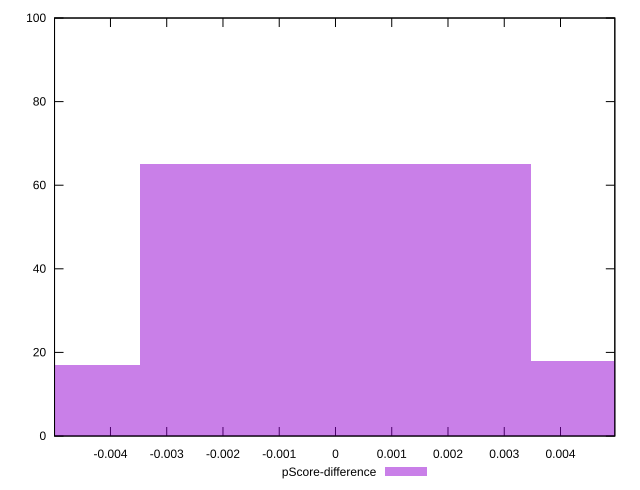

Write gnuplot code to recreate this figure.
reset

$pScoreDifference <<EOF
0 65
-0.0069537227949388845 17
0.0069537227949388845 18
EOF

set key outside below
set boxwidth 0.0069537227949388845
set xrange [-0.004994262193862786:0.004965531871838791]
set yrange [0:100]
set trange [0:100]
set style fill transparent solid 0.5 noborder
set terminal svg size 640, 490 enhanced background rgb 'white'
set output "report_00019_2021-02-10T18-14-37.922Z//max-potential-fid/samples/pages/pScore-difference/histogram.svg"

plot $pScoreDifference title "pScore-difference" with boxes

reset
